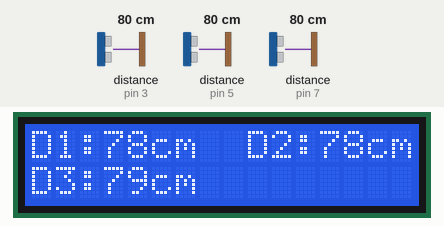
A sketch run on a simulated Arduino Uno, built with avr-gcc and run on an emulated ATmega328P. Parts: 16×2 character LCD. Wiring (inferred from the names in the program): 3 × ultrasonic range finder: trigger pin 2, echo pin 3 / trigger pin 4, echo pin 5 / trigger pin 6, echo pin 7. The test bench sets the inputs (shaded band); at power-on: distance to the obstacle (sensors on pin 5, pin 7, pin 3) 80 cm. The echo pulse lasts 58.3 µs per cm; what the sketch prints to the serial monitor is not drawn.

Above: at 1.2 s.
1.3 s: distance to the obstacle (sensor on pin 5) set to 2 cm
At 3.3 s:
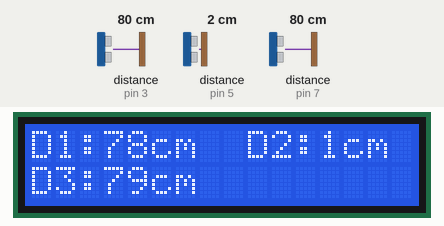
3.6 s: distance to the obstacle (sensor on pin 7) set to 2 cm
At 5.0 s:
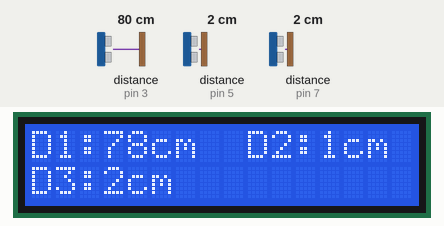
5.7 s: distance to the obstacle (sensor on pin 3) set to 2 cm
At 7.3 s:
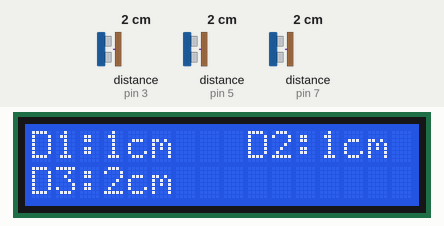
7.8 s: distance to the obstacle (sensor on pin 5) set to 4 cm
At 9.5 s:
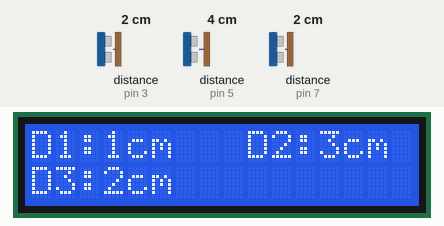
9.8 s: distance to the obstacle (sensor on pin 7) set to 4 cm
At 11.6 s:
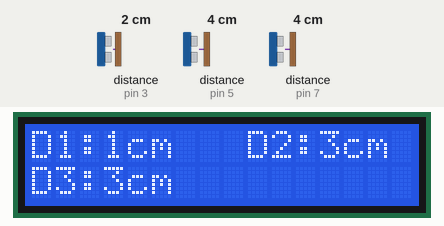
11.9 s: distance to the obstacle (sensor on pin 3) set to 4 cm
At 13.7 s:
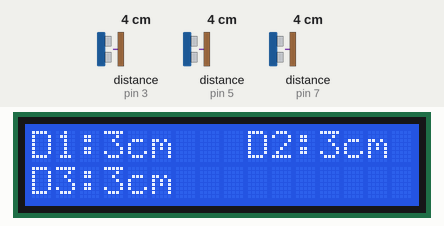
Timing chart, 0 to 14.9 s (numbered marks = the images above; inputs shaded):
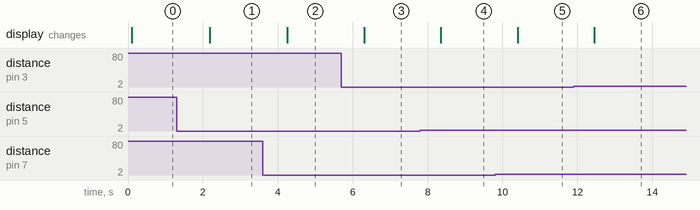

The sketch:

LCDUS_TEST.ino
```cpp
#include <Wire.h>
#include <LiquidCrystal_I2C.h>

LiquidCrystal_I2C lcd(0x27, 16, 2); // Address 0x27, 16 columns and 2 rows

#define trigPin1 2
#define echoPin1 3
#define trigPin2 4
#define echoPin2 5
#define trigPin3 6
#define echoPin3 7

long duration;
int distance1, distance2, distance3;

void setup() {
  Serial.begin(9600);

  pinMode(trigPin1, OUTPUT);
  pinMode(echoPin1, INPUT);
  pinMode(trigPin2, OUTPUT);
  pinMode(echoPin2, INPUT);
  pinMode(trigPin3, OUTPUT);
  pinMode(echoPin3, INPUT);

  lcd.init(); // initialize the lcd
  lcd.backlight(); // turn on backlight
}

void loop() {
  // Read the first ultrasonic sensor
  distance1 = getDistance(trigPin1, echoPin1);
  // Read the remaining ultrasonic sensors and display readings in Serial Monitor
  distance2 = getDistance(trigPin2, echoPin2);
  distance3 = getDistance(trigPin3, echoPin3);

  // Display the first reading on LCD
  lcd.clear();
  lcd.setCursor(0, 0);
  lcd.print("D1:");
  lcd.print(distance1);
  lcd.print("cm");

  lcd.setCursor(9,0);
  lcd.print("D2:");
  lcd.print(distance2);
  lcd.print("cm");
    lcd.setCursor(0, 1);
  lcd.print("D3:");
  lcd.print(distance3);
  lcd.print("cm");
  Serial.print("Distance 2: ");
  Serial.print(distance2);
  Serial.println(" cm");
  Serial.print("Distance 3: ");
  Serial.print(distance3);
  Serial.println(" cm");

  delay(1000);
}

int getDistance(int trigPin, int echoPin) {
  digitalWrite(trigPin, LOW);
  delayMicroseconds(2);
  digitalWrite(trigPin, HIGH);
  delayMicroseconds(10);
  digitalWrite(trigPin, LOW);
  duration = pulseIn(echoPin, HIGH);
  int distance = duration * 0.034 / 2;
  return distance;
}
```

Measured:
- after the input at 1.3 s, the display: changes after 0.88 s (image 1)
- after the input at 3.6 s, the display: changes after 0.65 s (image 2)
- after the input at 5.7 s, the display: changes after 0.60 s (image 3)
- after the input at 7.8 s, the display: changes after 0.55 s (image 4)
- after the input at 9.8 s, the display: changes after 0.60 s (image 5)
- after the input at 11.9 s, the display: changes after 0.55 s (image 6)
